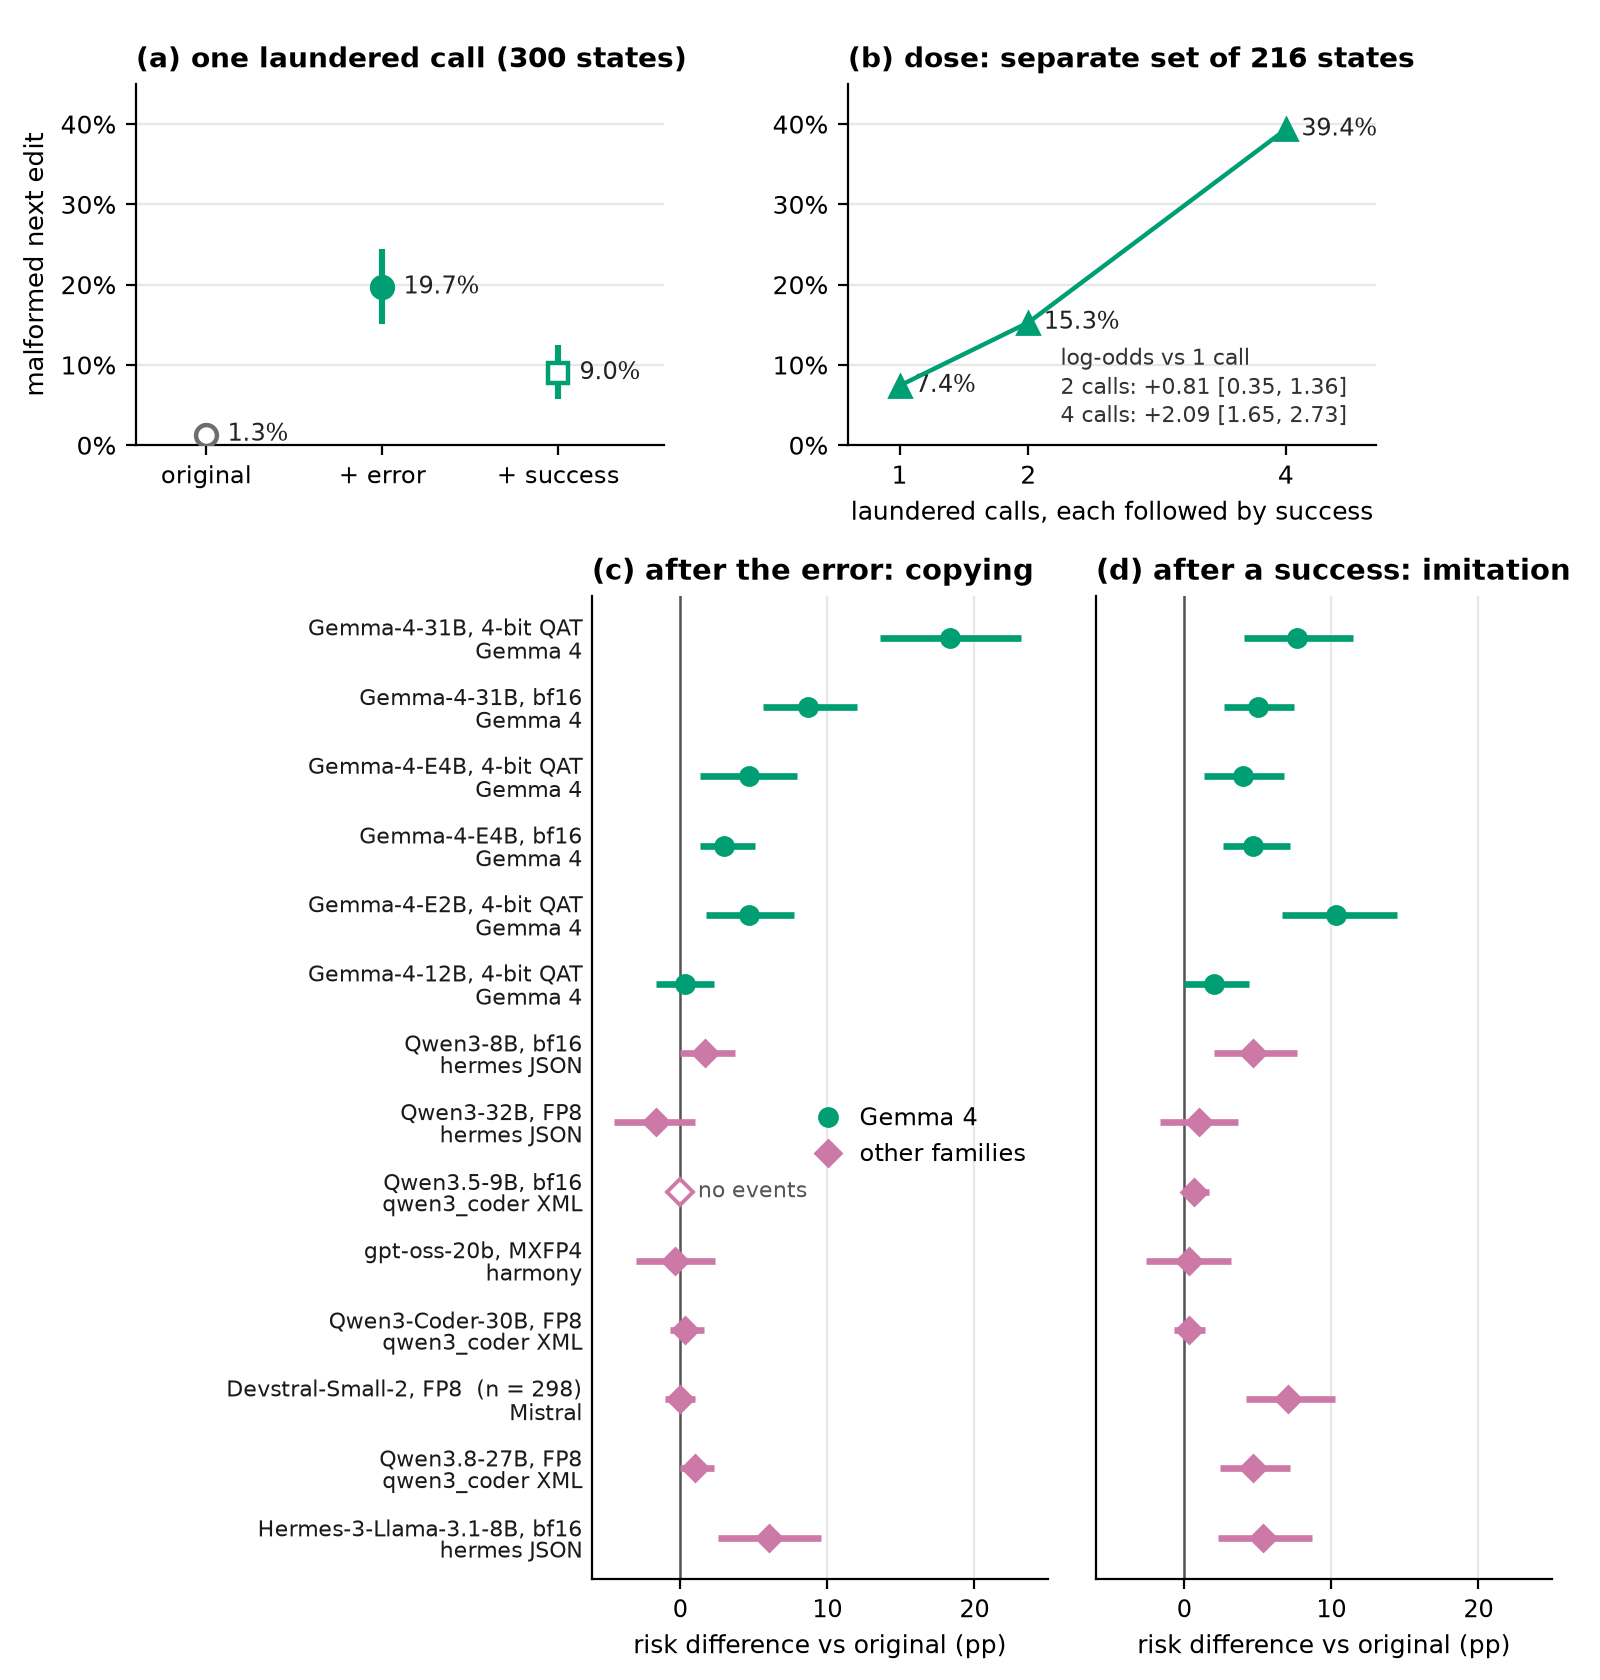

Write Python code to recreate this figure.
"""FIG2 v3 (2026-11-08: + Hermes-3-Llama-3.1-8B row, PREREG_v2.12; 31B bf16 row now PREREG_v2.14, registered). v2: (PAPER v2.0 draft; R2 review item 17) — what TranscriptLab measures. (a) Gemma-4-31B (4-bit QAT) on public PNC states: malformed next edit vs the
number of laundered calls in history. (b, c) One laundered call, by model and tool format (benchmark coverage):
risk difference vs the original history when the call is followed by the framework's error (copying) or by its
success response (induction), with the producers' episode-cluster bootstrap 95% CIs.
Every value is read from the cited JSONs (see figure_data.json).

    python fig2_transcriptlab_v2.py # writes fig2_transcriptlab_v3.png + .svg; values -> figure_data_v2.json

v2 changes: 13 configurations (adds Gemma-4-E4B bf16 and E2B 4-bit, PREREG_v2.9; read from the released CLI's analysis.json files, which
v29_coverage.json summarises);
the 300-state points (k = 0, 1) and the 216-state dose set (k = 1, 2, 4) are drawn as separate panels and never
joined; the '(per-k CIs not stored...)' note is dropped; precision in every label; 'imitation' replaces 'induction';
rows with no events in either arm are drawn hollow and labelled.

Needs matplotlib >= 3.8.
"""
from __future__ import annotations

import matplotlib

matplotlib.use("Agg")
import matplotlib.pyplot as plt  # noqa: E402
from matplotlib.lines import Line2D  # noqa: E402

import _figdata  # noqa: E402
from _figdata import GEMMA, HERE, OTHER, STOCK, Sources  # noqa: E402

_figdata.DATA_JSON = HERE / "figure_data_fig2_v3.json"   # own file: figure_data_v3.json belongs to FIG1 v3

CF = "experiments/contagion/out/confirmatory/confirm_v2_all_full.json"
CE = "experiments/contagion/out/confirmatory/confirm_v2_31b_e4b_full.json"
BF = "experiments/contagion/out/confirmatory/bf16_core_all.json"
V26 = "experiments/contagion/out/confirmatory/v26_audit_analysis.json"
XQ = "experiments/crossfamily/out/v2/results_v2.json"
EX = "experiments/crossfamily/out/ext/results_ext.json"
V29 = "experiments/contagion/out/confirmatory/v29_coverage.json"

S = Sources("FIG2_v3", "paper/protocol/draft/figures/fig2_transcriptlab_v3.py")
H3 = "experiments/transcriptlab_cli/run_v212_hermes3/analysis.json"   # v3: PREREG_v2.12, CLI 0.1.3
V214 = "experiments/contagion/out/confirmatory/v214_bf16_analysis.json"   # v3: registered 31B bf16 row (replaces exploratory)


def rdci(label, rel, key, rdkey):
    d = S.get(label, rel, key)
    return pct(d[rdkey]), pct(d["CI"][0]), pct(d["CI"][1])
pct = lambda x: 100.0 * x  # noqa: E731
MINUS = "−"

# ---------------- (a) dose response, Gemma-4-31B 4-bit QAT ----------------
p0 = S.get("31B QAT original history (A1) [rate, lo, hi, n]", V26, "rates/QAT/P0")
p1 = S.get("31B QAT one laundered call + error (A1)", V26, "rates/QAT/P1")
p6 = S.get("31B QAT one laundered call + success (A1)", V26, "rates/QAT/P6")
assert abs(S.get("C1 base (cross-check)", CF, "31B/full/C1/uncond/base") - p0[0]) < 1e-9
assert abs(S.get("C1 arm (cross-check)", CF, "31B/full/C1/uncond/arm") - p1[0]) < 1e-9
assert abs(S.get("C2 arm (cross-check)", CF, "31B/full/C2/uncond/arm") - p6[0]) < 1e-9
dose = {k: S.get(f"31B QAT dose set (A2) + success, k={k}", CF, f"31B/C3/uncond/rates/k={k}") for k in (1, 2, 4)}
n_dose = S.get("dose set states (A2)", CF, "31B/C3/uncond/n_contexts")
d2 = S.get("dose: delta log-odds k=2 vs k=1 [point, CI]", CF, "31B/C3/uncond/Delta_2")
d4 = S.get("dose: delta log-odds k=4 vs k=1 [point, CI]", CF, "31B/C3/uncond/Delta_4")

# ---------------- (b, c) coverage: RD by model ----------------
def frac_rd(label, rel, key):
    d = S.get(label, rel, key)
    return pct(d["RD"]), pct(d["RD_CI"][0]), pct(d["RD_CI"][1])


def triple(label, rel, key):
    d = S.get(label, rel, key)
    return pct(d[0]), pct(d[1]), pct(d[2])


def pp(label, rel, key):
    d = S.get(label, rel, key)
    return d["RD_pp"], d["CI_pp"][0], d["CI_pp"][1]


models = [
    ("Gemma-4-31B, 4-bit QAT", "Gemma 4", True, frac_rd("copy 31B QAT", CF, "31B/full/C1/uncond"),
     frac_rd("imitation 31B QAT", CF, "31B/full/C2/uncond"), None),
    ("Gemma-4-31B, bf16", "Gemma 4", True, rdci("copy 31B bf16 (PREREG_v2.14)", V214, "copying/CLI", "RD_P1_minus_P0"),
     rdci("imitation 31B bf16 (PREREG_v2.14)", V214, "induction/CLI", "RD_P6_minus_P0"), None),
    ("Gemma-4-E4B, 4-bit QAT", "Gemma 4", True, frac_rd("copy E4B", CE, "E4B/C9/uncond"),
     frac_rd("imitation E4B", CE, "E4B/C10/RD_P6_P0"), None),
    ("Gemma-4-E4B, bf16", "Gemma 4", True, triple("copy E4B bf16", "experiments/transcriptlab_cli/run_e4b16/analysis.json", "uncond/RD_P1_P0"),
     triple("imitation E4B bf16", "experiments/transcriptlab_cli/run_e4b16/analysis.json", "uncond/RD_P6_P0"), None),
    ("Gemma-4-E2B, 4-bit QAT", "Gemma 4", True, triple("copy E2B", "experiments/transcriptlab_cli/run_e2b/analysis.json", "uncond/RD_P1_P0"),
     triple("imitation E2B", "experiments/transcriptlab_cli/run_e2b/analysis.json", "uncond/RD_P6_P0"), None),
    ("Gemma-4-12B, 4-bit QAT", "Gemma 4", True, frac_rd("copy 12B", CF, "12B/C8/uncond"),
     frac_rd("imitation 12B", CF, "12B/C10/RD_P6_P0"), None),
]
for mk, name, fmt in (("qwen3-8b", "Qwen3-8B, bf16", "hermes JSON"), ("qwen3-32b", "Qwen3-32B, FP8", "hermes JSON"),
                      ("qwen3.5-9b", "Qwen3.5-9B, bf16", "qwen3_coder XML")):
    models.append((name, fmt, False, pp(f"copy {mk}", XQ, f"models/{mk}/X1"), pp(f"imitation {mk}", XQ, f"models/{mk}/X4"), None))
for mk, name, fmt in (("gpt-oss-20b", "gpt-oss-20b, MXFP4", "harmony"), ("qwen3-coder-30b", "Qwen3-Coder-30B, FP8", "qwen3_coder XML"),
                      ("devstral-24b", "Devstral-Small-2, FP8", "Mistral"), ("qwen3.8-27b", "Qwen3.8-27B, FP8", "qwen3_coder XML")):
    n = S.get(f"states {mk}", EX, f"models/{mk}/n_contexts")
    models.append((name, fmt, False, frac_rd(f"copy {mk}", EX, f"models/{mk}/P1L_vs_P0"),
                   frac_rd(f"imitation {mk}", EX, f"models/{mk}/secondary/P6"), n if n != 300 else None))
# v3 (2026-11-08): the first Llama-family row (PREREG_v2.12, released CLI 0.1.3; Table 3 footnote: retries, not copies)
models.append(("Hermes-3-Llama-3.1-8B, bf16", "hermes JSON", False, frac_rd("copy hermes3-8b", H3, "paired_vs_P0/P1L/uncond"),
               frac_rd("imitation hermes3-8b", H3, "paired_vs_P0/P6/uncond"), None))

# =============================== drawing ===============================
plt.rcParams.update({"font.family": "DejaVu Sans", "font.size": 10, "axes.spines.top": False,
                     "axes.spines.right": False, "svg.fonttype": "none",
                     "svg.hashsalt": "slipguard-figures"})   # deterministic SVG ids
fig = plt.figure(figsize=(8.0, 8.4))

# (a1) one laundered call on the 300 A1 states; (a2) dose set on 216 A2 states. Separate axes: never joined.
ax = fig.add_axes([0.085, 0.735, 0.33, 0.215])
xs = [0, 1, 2]
vals = [p0, p1, p6]
cols = [STOCK, GEMMA, GEMMA]
mfcs = ["white", GEMMA, "white"]
marks = ["o", "o", "s"]
for x, v, c, mf, mk in zip(xs, vals, cols, mfcs, marks):
    ax.errorbar([x], [pct(v[0])], yerr=[[pct(v[0] - v[1])], [pct(v[2] - v[0])]], fmt=mk, ms=7.5, color=c, mfc=mf,
                mec=c, mew=1.6, capsize=0, elinewidth=2.2, zorder=4)
    ax.text(x + 0.12, pct(v[0]), f"{pct(v[0]):.1f}%", va="center", fontsize=8.5, color="#222222")
ax.set_xticks(xs); ax.set_xticklabels(["original", "+ error", "+ success"], fontsize=8.8)
ax.set_xlim(-0.4, 2.6); ax.set_ylim(0, 45)
ax.yaxis.set_major_formatter(matplotlib.ticker.FuncFormatter(lambda v, _: f"{v:.0f}%"))
ax.set_ylabel("malformed next edit", fontsize=9.5)
ax.grid(axis="y", color="#E8E8E8", lw=0.8); ax.set_axisbelow(True); ax.tick_params(axis="y", labelsize=9)
ax.set_title(f"(a) one laundered call ({p1[3]} states)", loc="left", fontsize=10.2, fontweight="bold")

ax2 = fig.add_axes([0.53, 0.735, 0.33, 0.215])
ks = [1, 2, 4]
ax2.plot(ks, [pct(dose[k]) for k in ks], color=GEMMA, lw=1.6, marker="^", ms=8, mfc=GEMMA, zorder=4)
for k in ks:
    ax2.text(k + 0.12, pct(dose[k]), f"{pct(dose[k]):.1f}%", va="center", fontsize=8.5, color="#222222")
ax2.set_xticks(ks); ax2.set_xlim(0.6, 4.7); ax2.set_ylim(0, 45)
ax2.yaxis.set_major_formatter(matplotlib.ticker.FuncFormatter(lambda v, _: f"{v:.0f}%"))
ax2.set_xlabel("laundered calls, each followed by success", fontsize=9)
ax2.grid(axis="y", color="#E8E8E8", lw=0.8); ax2.set_axisbelow(True); ax2.tick_params(labelsize=9)
ax2.set_title(f"(b) dose: separate set of {n_dose} states", loc="left", fontsize=10.2, fontweight="bold")
fmt_d = lambda d: (f"{d[0]:+.2f} [{d[1][0]:.2f}, {d[1][1]:.2f}]").replace("-", MINUS)  # noqa: E731
ax2.text(2.25, 2.0, f"log-odds vs 1 call\n2 calls: {fmt_d(d2)}\n4 calls: {fmt_d(d4)}", fontsize=7.8, color="#333333",
         va="bottom", ha="left", linespacing=1.3)

# (b), (c)
n = len(models)
ys = list(range(n))[::-1]
labels = [f"{m[0]}" + (f"  (n = {m[5]})" if m[5] else "") + f"\n{m[1]}" for m in models]
for col, (title, idx) in enumerate((("(c) after the error: copying", 3), ("(d) after a success: imitation", 4))):
    axb = fig.add_axes([0.37 + col * 0.315, 0.06, 0.285, 0.585])
    for y, m in zip(ys, models):
        rd, lo, hi = m[idx]
        c = GEMMA if m[2] else OTHER
        if rd == lo == hi == 0:   # no events in either arm: uninformative, drawn hollow
            axb.plot([rd], [y], marker="o" if m[2] else "D", ms=6.5, color=c, mfc="white", mew=1.4, zorder=3, ls="none")
            axb.text(1.2, y, "no events", va="center", fontsize=7.8, color="#555555")
            continue
        axb.plot([lo, hi], [y, y], color=c, lw=2.4, solid_capstyle="butt", zorder=2)
        axb.plot([rd], [y], marker="o" if m[2] else "D", ms=6.5, color=c, zorder=3, ls="none")
    axb.axvline(0, color="#555555", lw=0.9, zorder=1)
    axb.set_xlim(-6, 25); axb.set_ylim(-0.6, n - 0.4)
    axb.xaxis.set_major_formatter(matplotlib.ticker.FuncFormatter(lambda v, _: f"{v:.0f}".replace("-", MINUS)))
    axb.set_xlabel("risk difference vs original (pp)", fontsize=9)
    axb.grid(axis="x", color="#E8E8E8", lw=0.8); axb.set_axisbelow(True)
    axb.set_yticks(ys)
    axb.set_yticklabels(labels if col == 0 else [], fontsize=8.0, linespacing=1.0)
    axb.tick_params(axis="x", labelsize=8.8); axb.tick_params(axis="y", length=0)
    axb.set_title(title, loc="left", fontsize=10.5, fontweight="bold")
    if col == 0:
        axb.legend(handles=[Line2D([], [], marker="o", ls="none", color=GEMMA, ms=6.5, label="Gemma 4"),
                            Line2D([], [], marker="D", ls="none", color=OTHER, ms=6.5, label="other families")],
                   loc="center right", bbox_to_anchor=(1.0, 0.45), frameon=False, fontsize=8.6,
                   handletextpad=0.3)
    if col == 0:
        for t, m in zip(axb.get_yticklabels(), models):
            t.set_color("#1A1A1A")
fig.savefig(HERE / "fig2_transcriptlab_v3.png", dpi=200, metadata={"Software": None})
fig.savefig(HERE / "fig2_transcriptlab_v3.svg", dpi=200, metadata={"Date": None})   # reproducible bytes
S.write(["fig2_transcriptlab_v3.png", "fig2_transcriptlab_v3.svg", "fig2_transcriptlab_v3.py"])
print("wrote", HERE / "fig2_transcriptlab_v3.png", HERE / "fig2_transcriptlab_v3.svg")
